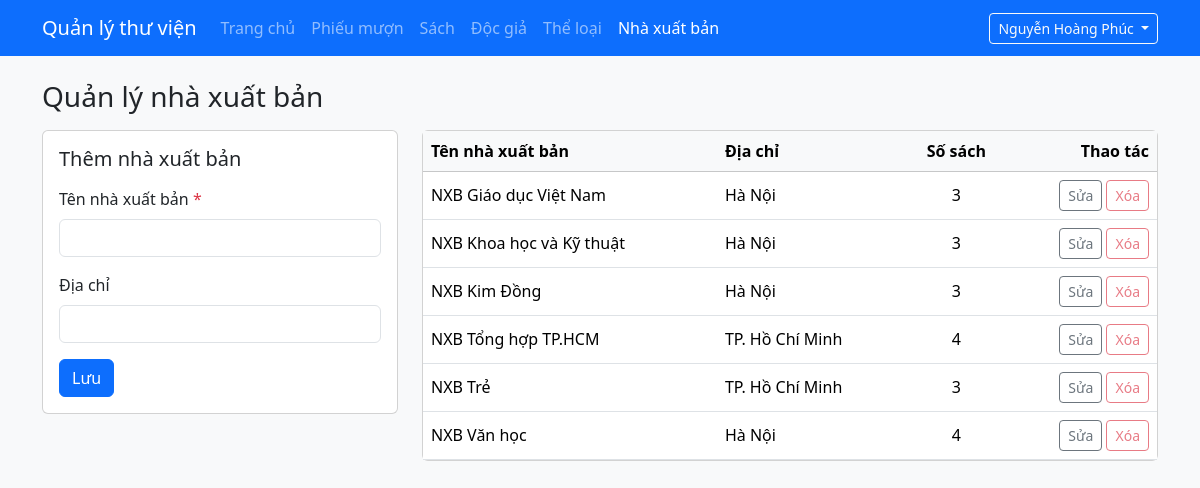
Page /admin/nhaxuatban.php (signed in) on the committed database.
### tables this page shows
CREATE TABLE nhaxuatban (
  id       INT UNSIGNED NOT NULL AUTO_INCREMENT PRIMARY KEY,
  ten_nxb  VARCHAR(150) NOT NULL UNIQUE,
  dia_chi  VARCHAR(255) NULL
);

### includes/helpers.php (called while the page is built, shortened)
<?php
function e($chuoi): string
{
    return htmlspecialchars((string) $chuoi, ENT_QUOTES | ENT_SUBSTITUTE, 'UTF-8');
}
function lopLoi(array $loi, string $truong): string
{
    return isset($loi[$truong]) ? ' is-invalid' : '';
}

### admin/nhaxuatban.php (the view, shortened to what this page needs)
<?php
require_once __DIR__ . '/../includes/khoi-tao-admin.php';
$idSua  = 0;
$giaTri = ['ten_nxb' => '', 'dia_chi' => ''];
$loi    = [];
$dsNxb = mysqli_fetch_all(
    mysqli_query(
        $conn,
        'SELECT n.id, n.ten_nxb, n.dia_chi, COUNT(s.id) AS so_sach
         FROM nhaxuatban n
         LEFT JOIN sach s ON s.id_nxb = n.id
         GROUP BY n.id, n.ten_nxb, n.dia_chi
         ORDER BY n.ten_nxb'
    ),
    MYSQLI_ASSOC
);
require __DIR__ . '/../includes/admin-dau.php';
?>
<h1 class="h3 mb-3">Quản lý nhà xuất bản</h1>
<div class="row g-4">
    <div class="col-lg-4">
        <div class="card">
            <div class="card-body">
                <h2 class="h5 mb-3"><?= $idSua > 0 ? 'Sửa nhà xuất bản' : 'Thêm nhà xuất bản' ?></h2>
                <form method="post" novalidate>
                    <div class="mb-3">
                        <label for="ten_nxb" class="form-label">Tên nhà xuất bản <span class="text-danger">*</span></label>
                        <input type="text" class="form-control<?= lopLoi($loi, 'ten_nxb') ?>" id="ten_nxb"
                               name="ten_nxb" value="<?= e($giaTri['ten_nxb']) ?>" maxlength="150">
                    </div>
                    <div class="mb-3">
                        <label for="dia_chi" class="form-label">Địa chỉ</label>
                        <input type="text" class="form-control<?= lopLoi($loi, 'dia_chi') ?>" id="dia_chi"
                               name="dia_chi" value="<?= e($giaTri['dia_chi']) ?>" maxlength="255">
                    </div>
                    <div class="d-flex gap-2">
                        <button type="submit" class="btn btn-primary">Lưu</button>
                    </div>
                </form>
            </div>
        </div>
    </div>
    <div class="col-lg-8">
        <div class="card">
            <div class="table-responsive">
                <table class="table table-hover align-middle mb-0">
                    <thead class="table-light">
                        <tr>
                            <th>Tên nhà xuất bản</th>
                            <th>Địa chỉ</th>
                            <th class="text-center">Số sách</th>
                            <th class="text-end">Thao tác</th>
                        </tr>
                    </thead>
                    <tbody>
                    <?php foreach ($dsNxb as $nxb): ?>
                        <tr<?= ((int) $nxb['id'] === $idSua) ? ' class="table-active"' : '' ?>>
                            <td><?= e($nxb['ten_nxb']) ?></td>
                            <td><?= e($nxb['dia_chi'] ?? '') ?></td>
                            <td class="text-center"><?= (int) $nxb['so_sach'] ?></td>
                            <td class="text-end text-nowrap">
                                <a href="nhaxuatban.php?sua=<?= (int) $nxb['id'] ?>" class="btn btn-sm btn-outline-secondary">Sửa</a>
                                <form method="post" class="d-inline" onsubmit="return confirm('Xóa nhà xuất bản này?');">
                                    <?php if ((int) $nxb['so_sach'] > 0): ?>
                                        <button type="button" class="btn btn-sm btn-outline-danger" disabled
                                                title="Còn sách thuộc nhà xuất bản này">Xóa</button>
                                    <?php else: ?>
                                        <button type="submit" class="btn btn-sm btn-outline-danger">Xóa</button>
                                    <?php endif; ?>
                                </form>
                            </td>
                        </tr>
                    <?php endforeach; ?>
                    </tbody>
                </table>
            </div>
        </div>
    </div>
</div>
<?php require __DIR__ . '/../includes/admin-cuoi.php'; ?>

### rows in the picture
nhaxuatban: ten_nxb "NXB Giáo dục Việt Nam", dia_chi "Hà Nội", so_sach "3"
nhaxuatban: ten_nxb "NXB Khoa học và Kỹ thuật", dia_chi "Hà Nội", so_sach "3"
nhaxuatban: ten_nxb "NXB Kim Đồng", dia_chi "Hà Nội", so_sach "3"
nhaxuatban: ten_nxb "NXB Tổng hợp TP.HCM", dia_chi "TP. Hồ Chí Minh", so_sach "4"
nhaxuatban: ten_nxb "NXB Trẻ", dia_chi "TP. Hồ Chí Minh", so_sach "3"
nhaxuatban: ten_nxb "NXB Văn học", dia_chi "Hà Nội", so_sach "4"

### other values in the picture
$nhanVien['ho_ten'] "Nguyễn Hoàng Phúc"
